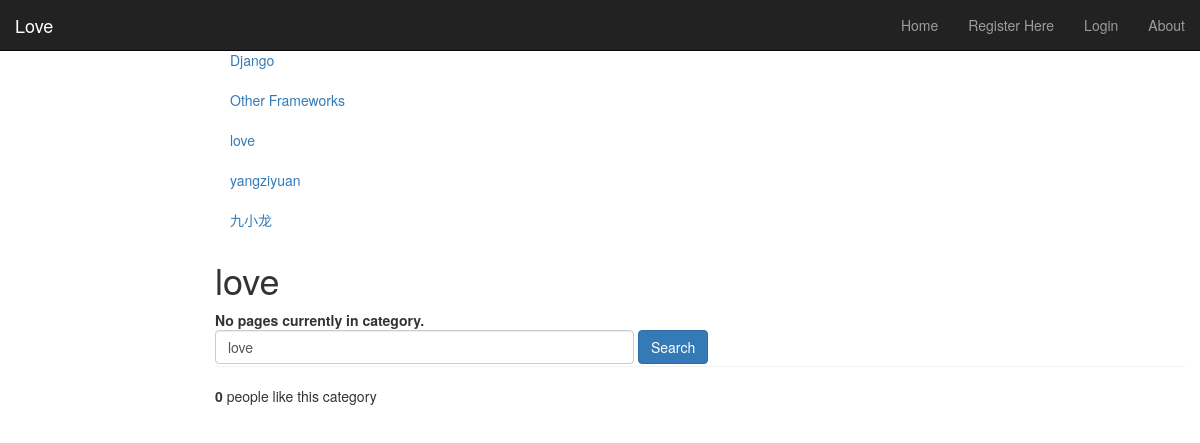
The page /love/category/love/ on the database as committed earlier.
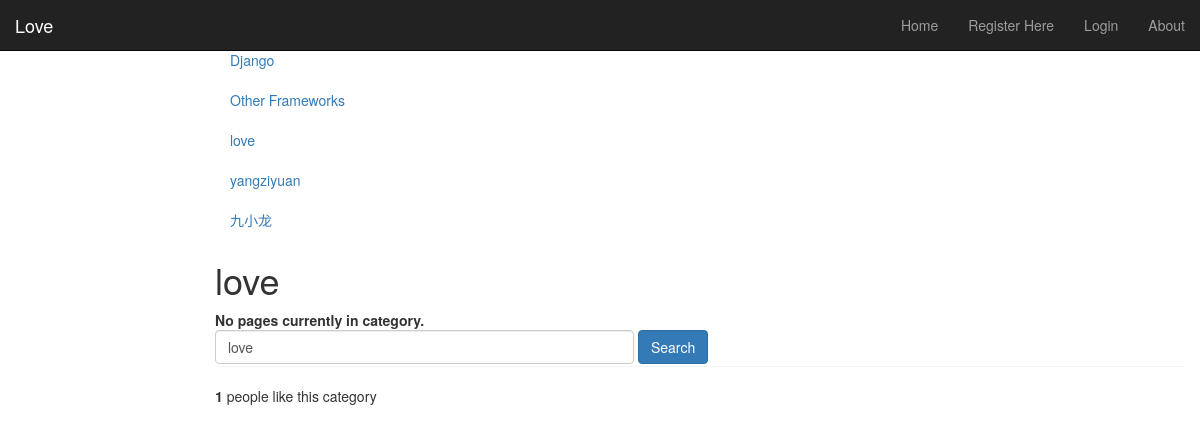
The same page on the database as committed later.
### love/models.py (models this page shows, shortened)
class Category(models.Model):
    name = models.CharField(max_length=128, unique=True)
    views = models.IntegerField(default=0)
    likes = models.IntegerField(default=0)
    slug = models.SlugField(unique=True)

### love/views.py (the view)
# urls.py: url(r'^category/(?P<category_name_slug>[\w\-]+)/$', views.category, name='category'),
def category(request, category_name_slug):
    context_dict = {}
    context_dict['result_list'] = None
    context_dict['query'] = None
    if request.method == 'POST':
        query = request.POST['query'].strip()
        if query:
            result_list = run_query(query)
            context_dict['result_list'] = result_list
            context_dict['query'] = query
    try:
        category = Category.objects.get(slug=category_name_slug)
        context_dict['category_name'] = category.name
        pages = Page.objects.filter(category=category).order_by('-views')
        context_dict['pages'] = pages
        context_dict['category'] = category
        context_dict['category_name_slug'] = category_name_slug
    except Category.DoesNotExist:
        pass
    if not context_dict['query']:
        context_dict['query'] = category.name
    return render(request, 'love/category.html', context_dict)

### love/templatetags/love_extras.py (called while the page is built)
@register.inclusion_tag('love/cats.html')
def get_category_list(cat=None):
    return {'cats': Category.objects.all(), 'act_cat': cat}

### templates/love/category.html (shortened to what this page needs)
{% extends 'base.html' %}
{% load staticfiles %}
{% block body_block %}
        <h1>{{ category_name }}</h1>
        {% if category %}
            {% if pages %}
            <ul>
                {% for page in pages %}
                <li>
                <a href="{% url 'goto' %}?page_id={{page.id}}">{{ page.title }}</a>
                {% if page.views > 1 %}
                    ({{ page.views }} views)
                {% elif page.views == 1 %}
                    ({{ page.views }} view)
                </li>
        {% endif %}
                {% endfor %}
            </ul>
            {% else %}
                <strong>No pages currently in category.</strong>
            {% endif %}
        {% else %}
            The specified category {{ category_name }} does not exist!
        {% endif %}
        <form class="form-inline" id="user_form" method="post" action="{% url 'category'  category.slug %}">
          <input class="form-control" type="text" size="50" name="query" value="{{query}}" id="query" />
          <input class="btn btn-primary" type="submit" name="submit" value="Search" />
        </form>
        <div class="panel">
        </div>
        <p>
            <strong id="like_count">{{ category.likes }}</strong> people like this category
        </p>
{% endblock %}

### templates/love/cats.html
{% if cats %}
    <ul class="nav nav-sidebar">
    {% for c in cats %}
        {% if c == act_cat %}
            <li  class="active" ><a href="/love/category/{{ c.slug }}">{{ c.name }}</a></li>
            {% else  %}
            <li><a href="/love/category/{{ c.slug }}">{{ c.name }}</a></li>
        {% endif %}
    {% endfor %}
{% else %}
    <li> <strong >There are no category present.</strong></li>
    </ul>
{% endif %}

Rows that differ between the two databases and show on the page:
changed Category "love": likes "0" → "1"
